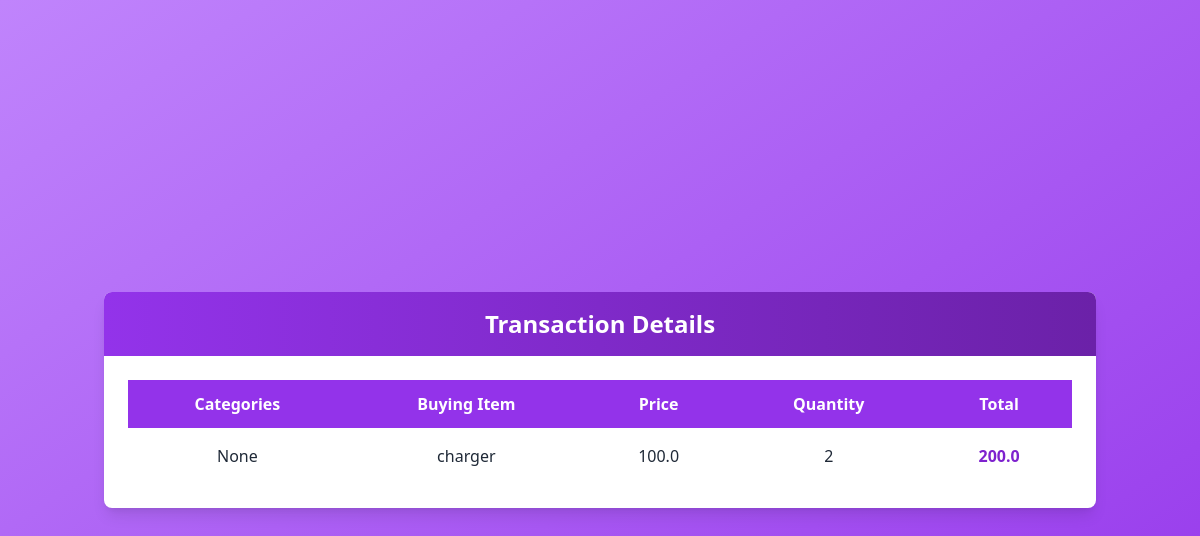
/mytransaction/, run on an earlier commit of the app's database.
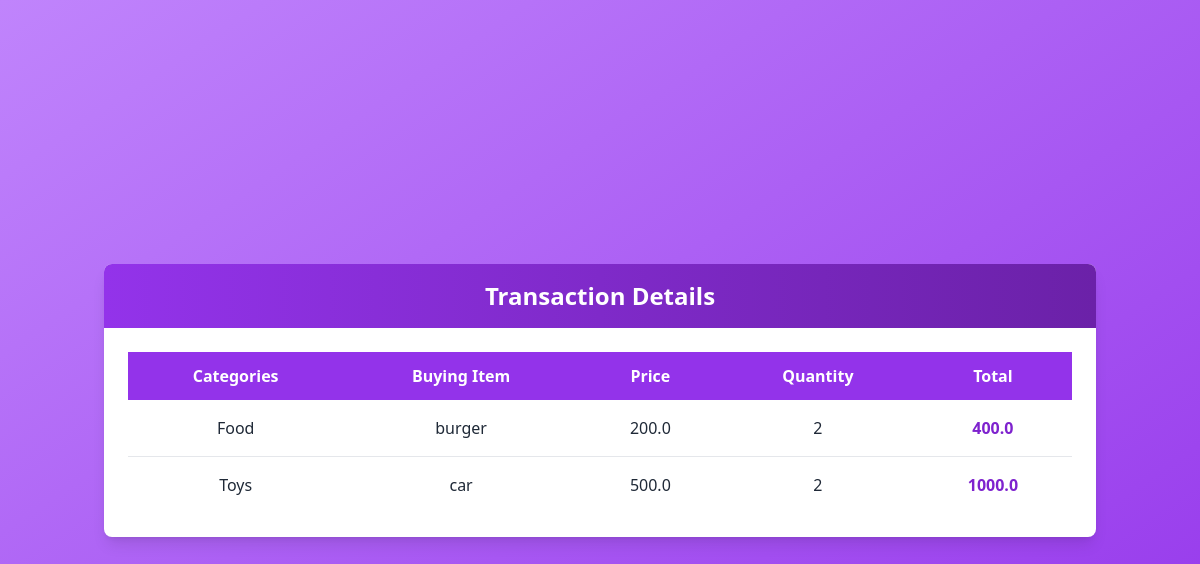
And on a later commit of the database.
### myapp/models.py (models this page shows, shortened)
class Items(models.Model):
    name = models.CharField(max_length = 25,null=False)
    price = models.FloatField(default=0.0)
    quantity = models.IntegerField(default=0.0)
    total = models.FloatField(max_length=10, default=0)
    catagory = models.CharField(max_length = 25,null=True)
    client = models.ForeignKey(Client, on_delete=models.CASCADE,null = True)

### myapp/views.py (the view)
# urls.py: path('mytransaction/', views.mytransaction, name='mytransaction'),
def mytransaction(request):
    obj_item = Items.objects.all()
    return render(request, 'transaction.html', {'itm': obj_item})

### template/transaction.html (shortened to what this page needs)
<!DOCTYPE html>
<html lang="en">
<head>
    <script src="https://cdn.tailwindcss.com"></script>
</head>
<body class="bg-gradient-to-br from-purple-400 to-purple-600 min-h-screen flex items-center justify-center text-gray-800">
    <div class="container mx-auto px-4">
        <div class="bg-white shadow-lg rounded-lg overflow-hidden">
            <div class="px-6 py-4 bg-gradient-to-r from-purple-600 to-purple-800 text-white">
                <h2 class="text-2xl font-bold text-center">Transaction Details</h2>
            </div>
            <div class="p-6 overflow-x-auto">
                <table class="w-full table-auto border-collapse">
                    <thead>
                        <tr class="bg-purple-600 text-white">
                            <th class="py-3 px-6 text-center font-semibold">Categories</th>
                            <th class="py-3 px-6 text-center font-semibold">Buying Item</th>
                            <th class="py-3 px-6 text-center font-semibold">Price</th>
                            <th class="py-3 px-6 text-center font-semibold">Quantity</th>
                            <th class="py-3 px-6 text-center font-semibold">Total</th>
                        </tr>
                    </thead>
                    <tbody>
                        {% for i in itm %}
                        <tr class="border-b last:border-none hover:bg-purple-50">
                            <td class="py-4 px-6 text-center font-medium">{{ i.catagory }}</td>
                            <td class="py-4 px-6 text-center font-medium">{{ i.name }}</td>
                            <td class="py-4 px-6 text-center">{{ i.price }}</td>
                            <td class="py-4 px-6 text-center">{{ i.quantity }}</td>
                            <td class="py-4 px-6 text-center font-semibold text-purple-700">{{ i.total }}</td>
                        </tr>
                        {% empty %}
                        <tr>
                            <td colspan="4" class="py-4 px-6 text-center text-gray-500">No transactions found.</td>
                        </tr>
                        {% endfor %}
                    </tbody>
                </table>
            </div>
        </div>
    </div>
</body>
</html>

What changed in the data, as far as the page shows it:
removed Items: catagory "None", name "charger", price "100.0", quantity "2", total "200.0"
added Items: catagory "Food", name "burger", price "200.0", quantity "2", total "400.0"
added Items: catagory "Toys", name "car", price "500.0", quantity "2", total "1000.0"
